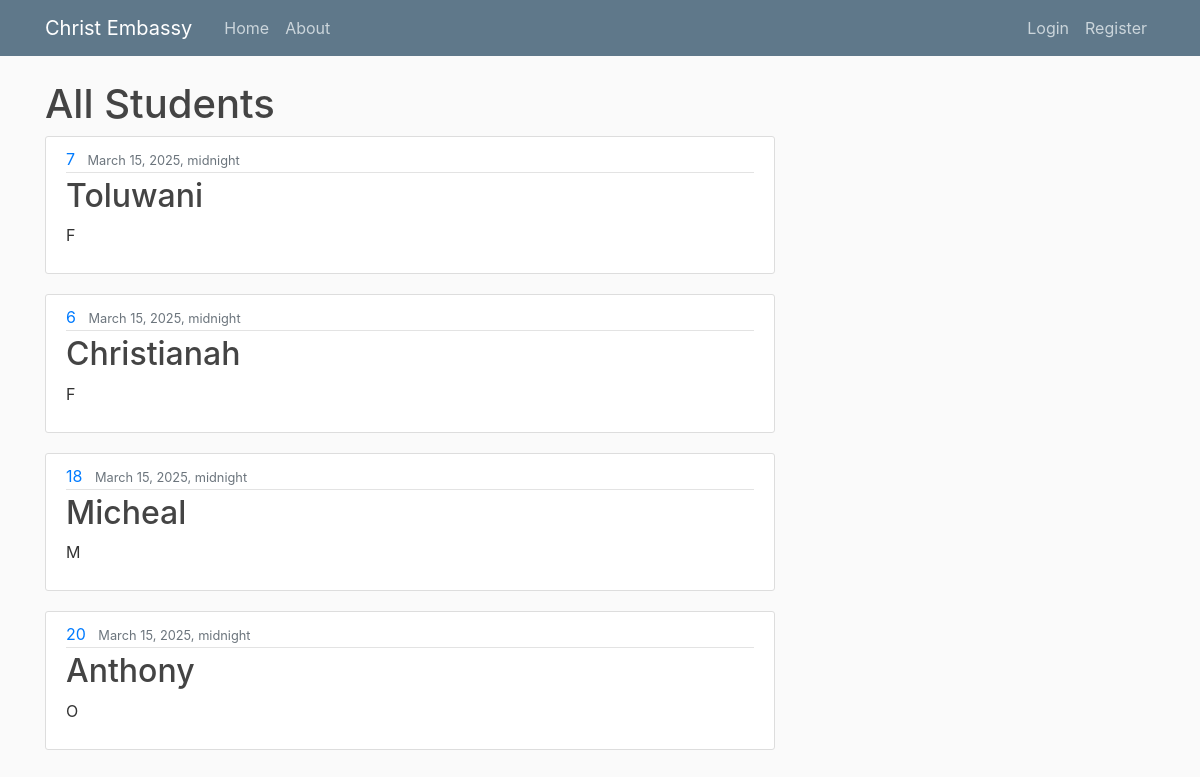
Page /Students/ on the earlier database version.
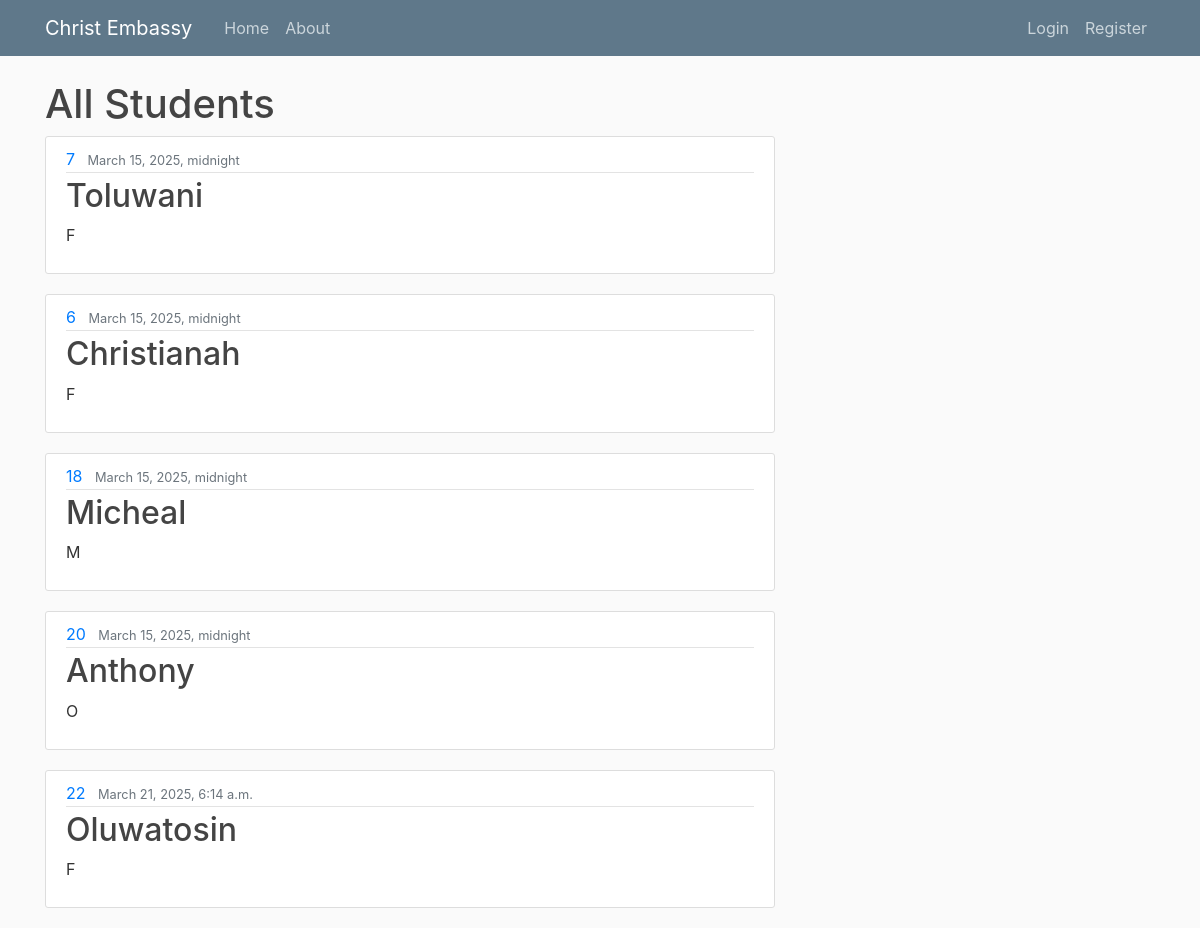
Same page on the later database version.
### Students/models.py (models this page shows, shortened)
class Student(models.Model):
    name = models.CharField(max_length=100)
    grade = models.CharField(choices=GRADE_CHOICES, max_length=100)
    age = models.IntegerField()
    gender = models.CharField(choices=GENDER_CHOICES, max_length=100)
    image = models.ImageField(default="student.jpg", upload_to="student_pictures", validators = [validate_image_size])
    created_at = models.DateTimeField(auto_now_add=True)
    class Meta:
        verbose_name_plural = 'Student'

### Students/views.py (the view)
# urls.py: path('Students/', list_students),
def list_students(request):
    all_students = Student.objects.all()
    return render(request, 'Students/new_template.html', {'all_students': all_students})

### Students/templates/Students/new_template.html (shortened to what this page needs)
 {% load static %}
<!DOCTYPE html>
<html>
<head>
    <link rel="stylesheet" href="https://maxcdn.bootstrapcdn.com/bootstrap/4.0.0/css/bootstrap.min.css">
    <link rel="stylesheet" href="{% static 'students/main.css' %}">
</head>
<body>
	<header class="site-header">
	  <nav class="navbar navbar-expand-md navbar-dark bg-steel fixed-top">
	    <div class="container">
	      <a class="navbar-brand mr-4" href="">Christ Embassy</a>
	      <div class="collapse navbar-collapse" id="navbarToggle">
	        <div class="navbar-nav mr-auto">
	          <a class="nav-item nav-link" href="">Home</a>
	          <a class="nav-item nav-link" href="">About</a>
	        </div>
	        <div class="navbar-nav">
	          <a class="nav-item nav-link" href="#">Login</a>
	          <a class="nav-item nav-link" href="#">Register</a>
	        </div>
	      </div>
	    </div>
	  </nav>
	</header>
	<main role="main" class="container">
	  <div class="row">
	    <div class="col-md-8">
            <h1>All Students</h1>
             {% for Students in all_students %}
                <article class="media content-section">
                  <div class="media-body">
                    <div class="article-metadata">
                      <a class="mr-2" href="#">{{ Students.age }}</a>
                      <small class="text-muted">{{ Students.created_at }}</small>
                    </div>
                    <h2><a class="article-title" href="#">{{ Students.name }}</a></h2>
                    <p class="article-content">{{ Students.gender }}</p>
                  </div>
                </article>
                {% endfor n%}
	</main>
</body>
</html>

### Students/static/Students/main.css (style rules this page uses)
body { background: #fafafa; color: #333333; margin-top: 5rem; }
h1, h2, h3, h4, h5, h6 { color: #444444; }
.bg-steel { background-color: #5f788a; }
.site-header .navbar-nav .nav-link { color: #cbd5db; }
.content-section { background: #ffffff; padding: 10px 20px; border: 1px solid #dddddd; border-radius: 3px; margin-bottom: 20px; }
.article-title { color: #444444; }
.article-content { white-space: pre-line; }
.article-metadata { padding-bottom: 1px; margin-bottom: 4px; border-bottom: 1px solid #e3e3e3 }

Differences in the rows shown:
added Student: age "22", created_at "March 21, 2025, 6:14 a.m.", name "Oluwatosin", gender "F"
